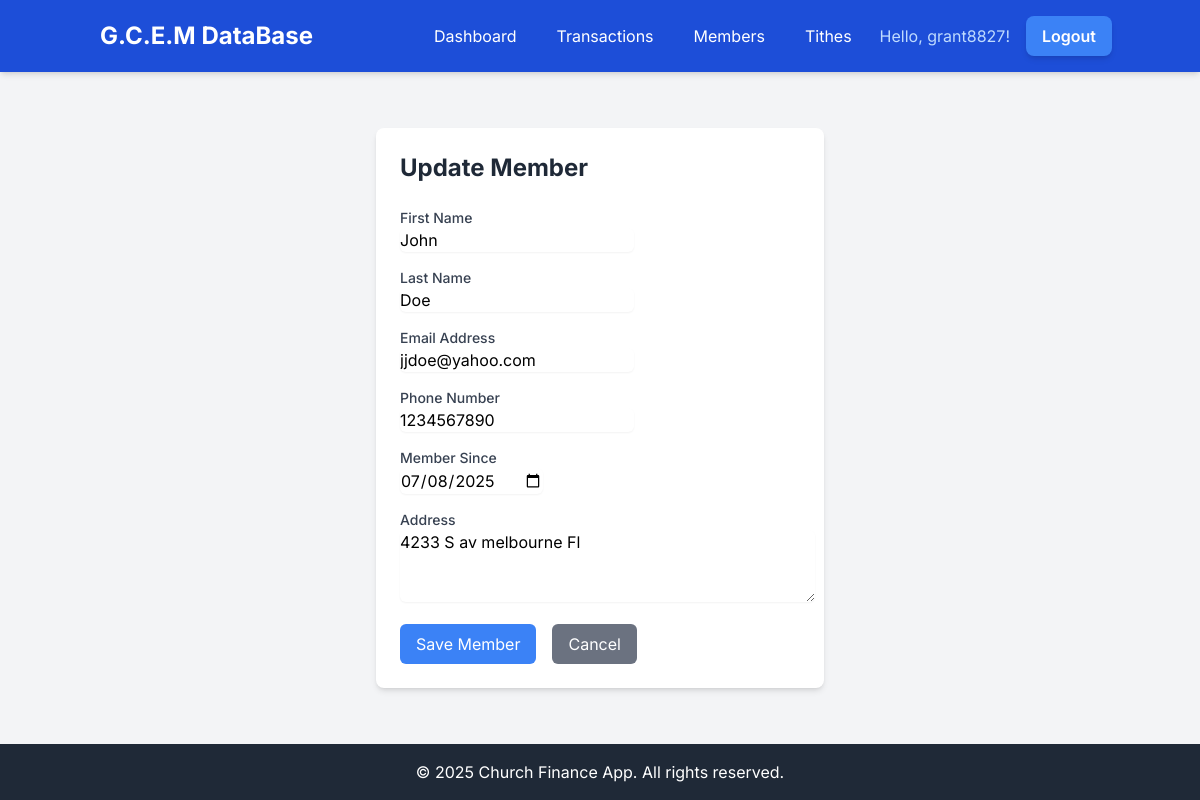
/finances/members/1/edit/ (signed in), run on the app's committed database.
### church_finances/models.py (models this page shows, shortened)
class Member(models.Model):
    first_name = models.CharField(max_length=100)
    last_name = models.CharField(max_length=100)
    email = models.EmailField(blank=True, null=True)
    phone = models.CharField(max_length=20, blank=True, null=True)
    address = models.TextField(blank=True, null=True)
    member_since = models.DateField()
    is_active = models.BooleanField(default=True)
    created_at = models.DateTimeField(auto_now_add=True)
    updated_at = models.DateTimeField(auto_now=True)
    class Meta:
        ordering = ["last_name", "first_name"]

### church_finances/views.py (the view)
# urls.py: path("members/<int:pk>/edit/", views.member_update_view, name="member_update"),
@login_required
def member_update_view(request, pk):
    member = get_object_or_404(Member, pk=pk)
    if request.method == 'POST':
        form = MemberForm(request.POST, instance=member)
        if form.is_valid():
            form.save()
            success(request, f'Member {member.full_name} updated successfully!')
            return redirect('member_detail', pk=pk)
        else:
            for field, errors_list in form.errors.items():
                for err in errors_list:
                    error(request, f'{field}: {err}')
    else:
        form = MemberForm(instance=member)
    return render(request, 'church_finances/member_form.html', {'form': form, 'title': 'Update Member'})

### church_finances/templates/church_finances/member_form.html (shortened to what this page needs)
{% extends 'base.html' %}
{% block content %}
<div class="container mx-auto px-4 py-8">
    <div class="max-w-md mx-auto">
        <div class="bg-white shadow-md rounded-lg p-6">
            <h1 class="text-2xl font-bold text-gray-800 mb-6">{{ title }}</h1>
            <form method="post" class="space-y-4">
                <div>
                    <label for="{{ form.first_name.id_for_label }}" class="block text-sm font-medium text-gray-700">
                        {{ form.first_name.label }}
                    </label>
                    {{ form.first_name }}
                </div>
                <div>
                    <label for="{{ form.last_name.id_for_label }}" class="block text-sm font-medium text-gray-700">
                        {{ form.last_name.label }}
                    </label>
                    {{ form.last_name }}
                </div>
                <div>
                    <label for="{{ form.email.id_for_label }}" class="block text-sm font-medium text-gray-700">
                        {{ form.email.label }}
                    </label>
                    {{ form.email }}
                </div>
                <div>
                    <label for="{{ form.phone.id_for_label }}" class="block text-sm font-medium text-gray-700">
                        {{ form.phone.label }}
                    </label>
                    {{ form.phone }}
                </div>
                <div>
                    <label for="{{ form.member_since.id_for_label }}" class="block text-sm font-medium text-gray-700">
                        {{ form.member_since.label }}
                    </label>
                    {{ form.member_since }}
                </div>
                <div>
                    <label for="{{ form.address.id_for_label }}" class="block text-sm font-medium text-gray-700">
                        {{ form.address.label }}
                    </label>
                    {{ form.address }}
                </div>
                <div class="flex space-x-4">
                    <button type="submit" class="bg-blue-500 hover:bg-blue-600 text-white px-4 py-2 rounded-md">
                        Save Member
                    </button>
                    <a href="{% url 'member_list' %}" class="bg-gray-500 hover:bg-gray-600 text-white px-4 py-2 rounded-md">
                        Cancel
                    </a>
                </div>
            </form>
        </div>
    </div>
</div>
{% endblock %}

### templates/base.html (shortened to what this page needs)
<!DOCTYPE html>
<html lang="en">
<head>
    <script src="https://cdn.tailwindcss.com"></script>
</head>
<body class="flex flex-col min-h-screen">
    <nav class="bg-blue-700 p-4 shadow-md">
        <div class="container mx-auto">
            <div class="flex justify-between items-center">
                <a href="{% url 'home' %}" class="text-white text-2xl font-bold rounded-md px-3 py-1 hover:bg-blue-600 transition-colors">
                    G.C.E.M DataBase
                </a>
                <div class="hidden md:flex md:items-center md:space-x-4">
                    {% if user.is_authenticated %}
                        <a href="{% url 'dashboard' %}" class="text-white hover:text-blue-200 rounded-md px-3 py-1 hover:bg-blue-600 transition-colors">Dashboard</a>
                        <a href="{% url 'transaction_list' %}" class="text-white hover:text-blue-200 rounded-md px-3 py-1 hover:bg-blue-600 transition-colors">Transactions</a>
                        <a href="{% url 'member_list' %}" class="text-white hover:text-blue-200 rounded-md px-3 py-1 hover:bg-blue-600 transition-colors">Members</a>
                        <a href="{% url 'tithing_list' %}" class="text-white hover:text-blue-200 rounded-md px-3 py-1 hover:bg-blue-600 transition-colors">Tithes</a>
                        <span class="text-blue-200">Hello, {{ user.username }}!</span>
                        <a href="{% url 'logout' %}" class="bg-blue-500 hover:bg-blue-600 text-white font-semibold py-2 px-4 rounded-lg shadow-md transition duration-300 ease-in-out transform hover:scale-105">Logout</a>
                    {% endif %}
                </div>
            </div>
        </div>
    </nav>
    <main class="flex-grow container mx-auto p-6">
        {% block content %}
        {% endblock %}
    </main>
    <footer class="bg-gray-800 text-white p-4 text-center mt-auto">
        <div class="container mx-auto">
            &copy; 2025 Church Finance App. All rights reserved.
        </div>
    </footer>
</body>
</html>

### templates/base.html (style rules this page uses)
body { font-family: 'Inter', sans-serif; background-color: #f3f4f6; min-height: 100vh; display: flex; flex-direction: column; }

### data on the page
Member: first_name "John", last_name "Doe", email "jjdoe@yahoo.com", phone "1234567890", member_since "07/08/2025", address "4233 S av melbourne Fl"

### other printed values
{{ user.username }} "grant8827"
{{ title }} "Update Member"
